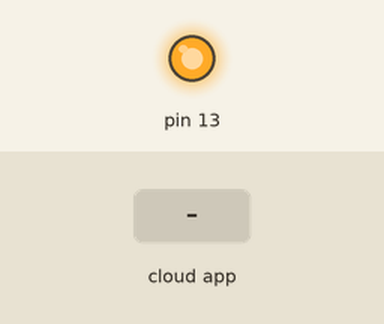
Simulated run of this sketch. Board: Arduino Uno, built with avr-gcc and run on an emulated ATmega328P. Parts: output pins drawn as LEDs (lit = HIGH). Inputs (shaded band) come from the test bench. The ROS host is connected and sends only what is stated.

Above: at 1.2 s.
1.3 s: the phone or cloud app sets power_state to 1
At 1.7 s:
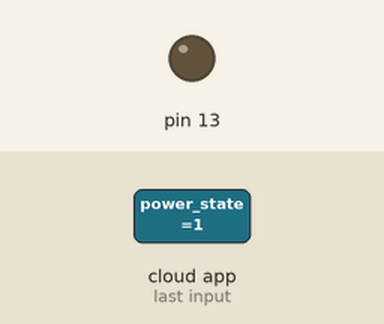
2.8 s: the phone or cloud app sets power_state to 0
At 4.2 s:
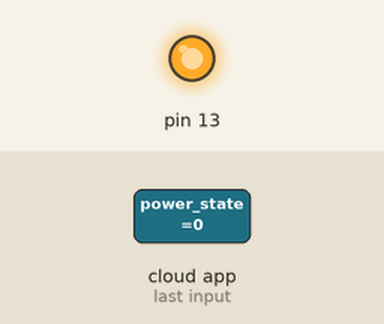
Timing chart, 0 to 5.8 s (numbered marks = the images above; inputs shaded):
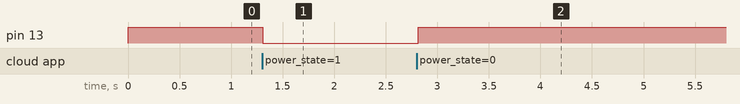

The sketch:

Power_state.ino
```cpp
#include <ros.h>
#include <std_msgs/Bool.h>

void messageCb( const std_msgs::Bool& power_state){
  if(power_state.data)
  {
    digitalWrite(13, LOW);
  }
  else
  {
    digitalWrite(13, HIGH);
  }
}

ros::NodeHandle  nh;
ros::Subscriber<std_msgs::Bool> sub("nozzle/power_state", &messageCb );

void setup()
{
  pinMode(13, OUTPUT);
  digitalWrite(13, HIGH);
  nh.initNode();
  nh.subscribe(sub);
}

void loop()
{
  nh.spinOnce();
  delay(100); // lower hz will cause error
}
```

Measured:
- after the input at 1.3 s, pin 13: HIGH → LOW at once
- after the input at 2.8 s, pin 13: LOW → HIGH at once
